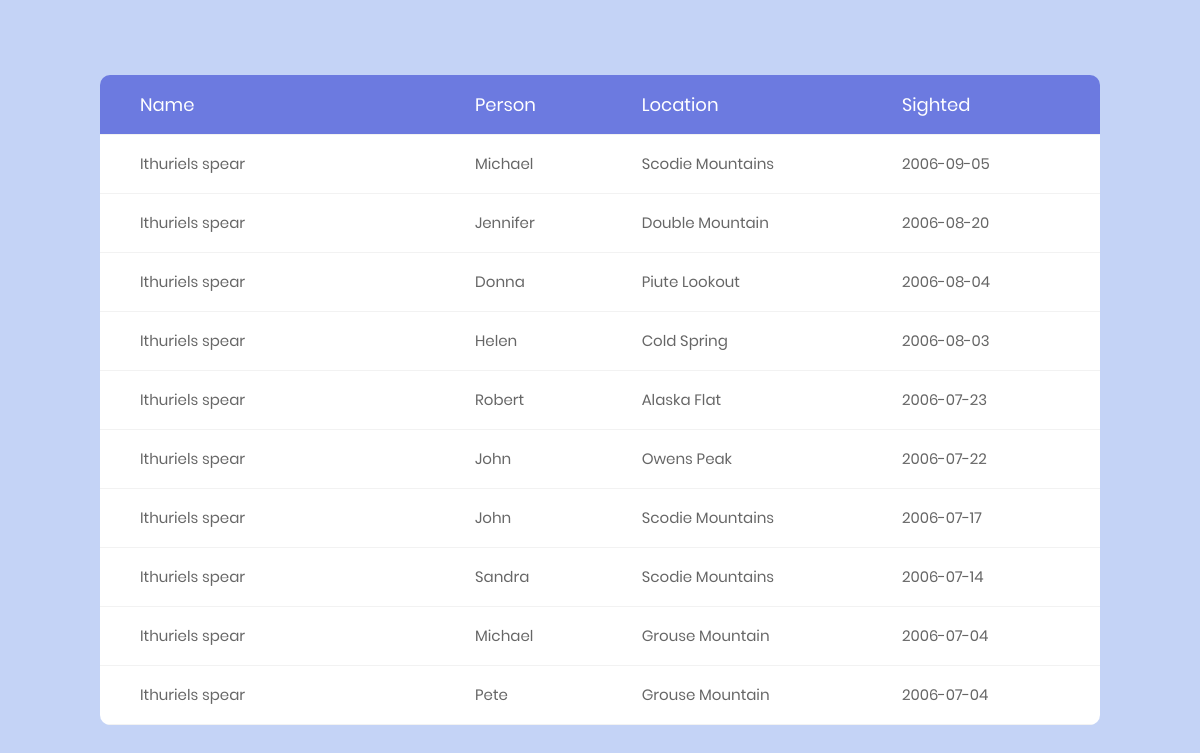
The app's page /sightings/Ithuriels spear with its own data.
### tables this page shows
CREATE TABLE SIGHTINGS 
(NAME VARCHAR(30) , PERSON VARCHAR(30), 
 LOCATION VARCHAR(30) , SIGHTED DATE, 
 CONSTRAINT sightings_pk PRIMARY KEY 
 (NAME, PERSON, LOCATION, SIGHTED),
CONSTRAINT fk1_sightings
  FOREIGN KEY (NAME)
          REFERENCES FLOWERS(COMNAME),
CONSTRAINT fk2_sightings
  FOREIGN KEY (LOCATION)
          REFERENCES FEATURES(LOCATION)
);

### flowerweb.py (the view)
@app.route("/sightings/<string:comname>")
def sightings(comname):
    cur = get_db().cursor()
    select = "SELECT * FROM sightings WHERE sightings.name = '{}' ORDER BY sighted DESC LIMIT 10;".format(comname)
    d = cur.execute(select)
    return render_template("sightings.html", data=d)

### flowerweb.py (called while the page is built)
def get_db():
    db = getattr(g, '_database', None)
    if db is None:
        db = g._database = sqlite3.connect(DATABASE)
    return db

@app.teardown_appcontext
def close_connection(exception):
    db = getattr(g, '_database', None)
    if db is not None:
        db.close()

### templates/sightings.html (shortened to what this page needs)
<!DOCTYPE html>
<html lang="en">
<head>
	<link rel="stylesheet" type="text/css" href="static/vendor/bootstrap/css/bootstrap.min.css">
	<link rel="stylesheet" type="text/css" href="static/fonts/font-awesome-4.7.0/css/font-awesome.min.css">
	<link rel="stylesheet" type="text/css" href="static/vendor/animate/animate.css">
	<link rel="stylesheet" type="text/css" href="static/vendor/select2/select2.min.css">
	<link rel="stylesheet" type="text/css" href="static/vendor/perfect-scrollbar/perfect-scrollbar.css">
	<link rel="stylesheet" type="text/css" href="static/css/util.css">
	<link rel="stylesheet" type="text/css" href="static/css/main.css">
</head>
<body>
	<div class="limiter">
		<div class="container-table100">
			<div class="wrap-table100">
					<div class="table">
						<div class="row header">
							<div class="cell">
                                Name
                            </div>
							<div class="cell">
								Person
							</div>
							<div class="cell">
								Location
							</div>
                        	<div class="cell">
								Sighted
							</div>
						</div>
                        {% for row in data %}
						<div class="row">
                            {% for r in row %}
							<div class="cell">
                                {{ r }}
							</div>
                            {% endfor %}
                            </div>
                        {% endfor %}
					</div>
			</div>
		</div>
	</div>
</body>
</html>

### static/index/css/main.css (style rules this page uses)
* { margin: 0px; padding: 0px; box-sizing: border-box; }
body, html { height: 100%; font-family: sans-serif; }
.limiter { width: 100%; margin: 0 auto; }
.container-table100 { width: 100%; min-height: 100vh; background: #c4d3f6; display: -webkit-box; display: -webkit-flex; display: -moz-box; display: -ms-flexbox; display: flex; align-items: center; justify-content: center; flex-wrap: wrap; padding: 33px 30px; }
.wrap-table100 { width: 1000px; border-radius: 10px; overflow: hidden; }
.table { width: 100%; display: table; margin: 0; }
.row { display: table-row; background: #fff; }
.row.header { color: #ffffff; background: #6c7ae0; }
.cell { display: table-cell; }
.row .cell { font-family: Poppins-Regular; font-size: 15px; color: #666666; line-height: 1.2; font-weight: unset !important; padding-top: 20px; padding-bottom: 20px; border-bottom: 1px solid #f2f2f2; }
.row.header .cell { font-family: Poppins-Regular; font-size: 18px; color: #fff; line-height: 1.2; font-weight: unset !important; padding-top: 19px; padding-bottom: 19px; }
.row .cell:nth-child(1) { width: 360px; padding-left: 40px; }
.row .cell:nth-child(2) { width: 160px; }
.row .cell:nth-child(3) { width: 250px; }
.row .cell:nth-child(4) { width: 190px; }
.table, .row { width: 100% !important; }

### records on screen
SIGHTINGS: NAME "Ithuriels spear", PERSON "Michael", LOCATION "Scodie Mountains", SIGHTED "2006-09-05"
SIGHTINGS: NAME "Ithuriels spear", PERSON "Jennifer", LOCATION "Double Mountain", SIGHTED "2006-08-20"
SIGHTINGS: NAME "Ithuriels spear", PERSON "Donna", LOCATION "Piute Lookout", SIGHTED "2006-08-04"
SIGHTINGS: NAME "Ithuriels spear", PERSON "Helen", LOCATION "Cold Spring", SIGHTED "2006-08-03"
SIGHTINGS: NAME "Ithuriels spear", PERSON "Robert", LOCATION "Alaska Flat", SIGHTED "2006-07-23"
SIGHTINGS: NAME "Ithuriels spear", PERSON "John", LOCATION "Owens Peak", SIGHTED "2006-07-22"
SIGHTINGS: NAME "Ithuriels spear", PERSON "John", LOCATION "Scodie Mountains", SIGHTED "2006-07-17"
SIGHTINGS: NAME "Ithuriels spear", PERSON "Sandra", LOCATION "Scodie Mountains", SIGHTED "2006-07-14"
SIGHTINGS: NAME "Ithuriels spear", PERSON "Michael", LOCATION "Grouse Mountain", SIGHTED "2006-07-04"
SIGHTINGS: NAME "Ithuriels spear", PERSON "Pete", LOCATION "Grouse Mountain", SIGHTED "2006-07-04"
